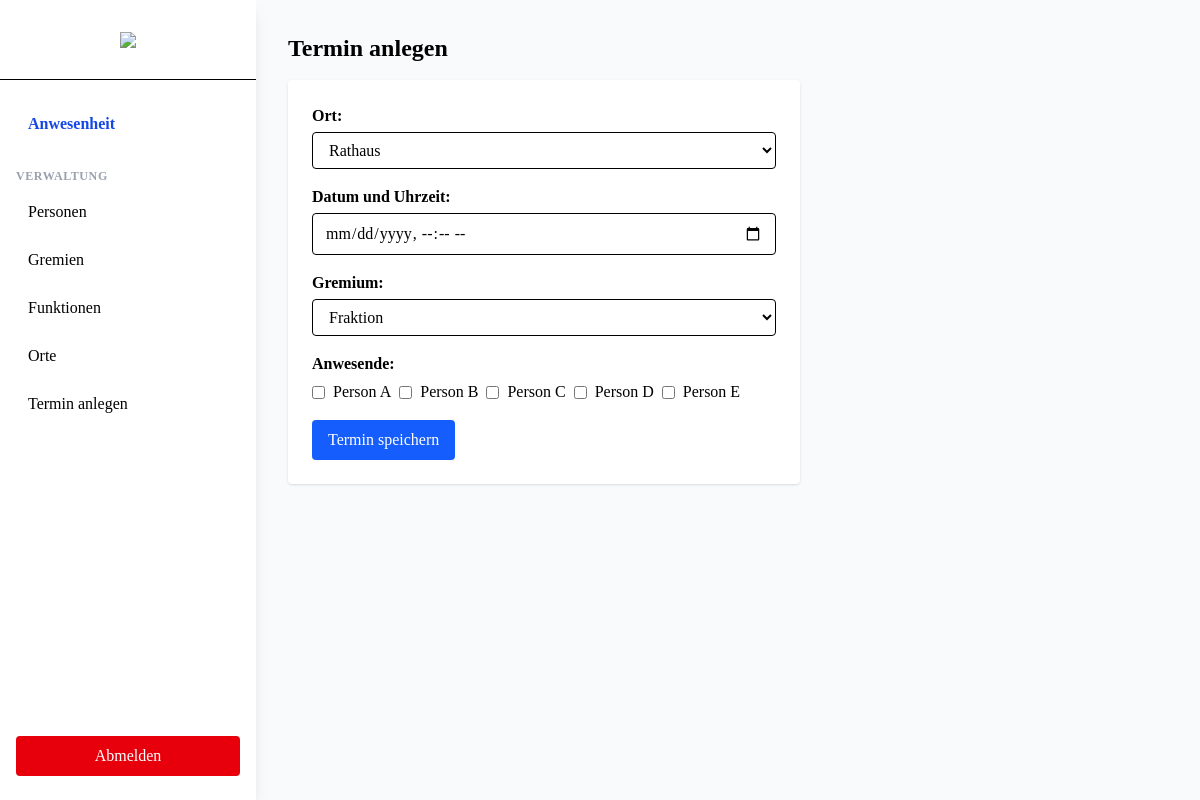
The app's page /termin/anlegen/ (signed in) with its own data.
### anwesenheit/models.py (models this page shows, shortened)
class Person(models.Model):
	user = models.OneToOneField(User, on_delete=models.CASCADE, null=True, blank=True)
	name = models.CharField(max_length=100)
	email = models.EmailField()
	funktion = models.ForeignKey(Funktion, on_delete=models.SET_NULL, null=True, blank=True)
	gremien = models.ManyToManyField(Gremium, related_name="mitglieder")

### anwesenheit/views.py (the view, shortened to what this page needs)
# urls.py: path('termin/anlegen/', views.termin_add, name='termin_add'),
@require_http_methods(["GET", "POST"])
def termin_add(request):
    gremien = Gremium.objects.all()
    personen = Person.objects.all()
    orte = Ort.objects.all()
    return render(request, 'anwesenheit/termin_form.html', {'gremien': gremien, 'personen': personen, 'orte': orte})

### anwesenheit/templates/anwesenheit/termin_form.html (shortened to what this page needs)
{% extends 'theme/base.html' %}
{% block content %}
<h1 class="text-2xl font-bold mb-4">Termin anlegen</h1>
<form method="post" class="space-y-4 max-w-lg bg-white p-6 rounded shadow">
  <div>
    <label for="id_ort" class="block font-semibold mb-1">Ort:</label>
    <select name="ort" id="id_ort" required class="w-full border rounded px-3 py-2">
      {% for ort in orte %}
        <option value="{{ ort.id }}">{{ ort.name }}</option>
      {% endfor %}
    </select>
  </div>
  <div>
    <label for="id_datum" class="block font-semibold mb-1">Datum und Uhrzeit:</label>
    <input type="datetime-local" name="datum" id="id_datum" required class="w-full border rounded px-3 py-2">
  </div>
  <div>
    <label for="id_gremium" class="block font-semibold mb-1">Gremium:</label>
    <select name="gremium" id="id_gremium" required class="w-full border rounded px-3 py-2">
      {% for gremium in gremien %}
        <option value="{{ gremium.id }}">{{ gremium.name }}</option>
      {% endfor %}
    </select>
  </div>
  <div>
    <label class="block font-semibold mb-1">Anwesende:</label>
    <div class="flex flex-wrap gap-2">
      {% for person in personen %}
        <label class="inline-flex items-center">
          <input type="checkbox" name="anwesende" value="{{ person.id }}" class="mr-2"> {{ person.name }}
        </label>
      {% endfor %}
    </div>
  </div>
  <button type="submit" class="px-4 py-2 bg-blue-600 text-white rounded hover:bg-blue-700">Termin speichern</button>
</form>
{% endblock %}

### records on screen
Person: name "Person A"
Person: name "Person B"
Person: name "Person C"
Person: name "Person D"
Person: name "Person E"

### other values on screen
form field ort "Rathaus"
form field gremium "Fraktion"
